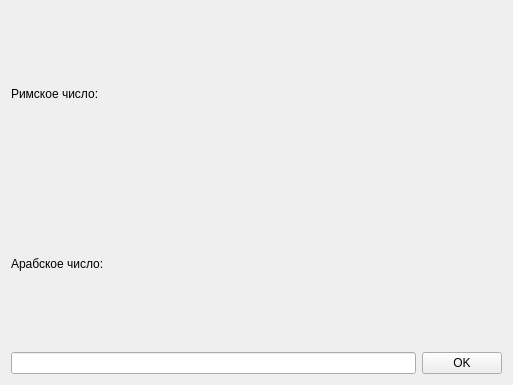
<?xml version="1.0" encoding="UTF-8"?>
<ui version="4.0">
 <class>Widget</class>
 <widget class="QWidget" name="Widget">
  <property name="geometry">
   <rect>
    <x>0</x>
    <y>0</y>
    <width>513</width>
    <height>385</height>
   </rect>
  </property>
  <property name="windowTitle">
   <string>Widget</string>
  </property>
  <property name="styleSheet">
   <string notr="true"/>
  </property>
  <layout class="QVBoxLayout" name="verticalLayout">
   <item>
    <layout class="QGridLayout" name="gridLayout">
     <item row="1" column="0">
      <widget class="QLabel" name="arabiclLabel">
       <property name="text">
        <string>Арабское число:</string>
       </property>
      </widget>
     </item>
     <item row="2" column="1">
      <widget class="QPushButton" name="pushButton">
       <property name="styleSheet">
        <string notr="true"/>
       </property>
       <property name="text">
        <string>OK</string>
       </property>
      </widget>
     </item>
     <item row="2" column="0">
      <widget class="QLineEdit" name="inputLineEdit"/>
     </item>
     <item row="1" column="1">
      <widget class="QLabel" name="resultArabic">
       <property name="text">
        <string/>
       </property>
      </widget>
     </item>
     <item row="0" column="0">
      <widget class="QLabel" name="romanLabel">
       <property name="text">
        <string>Римское число:</string>
       </property>
      </widget>
     </item>
     <item row="0" column="1">
      <widget class="QLabel" name="resultRoman">
       <property name="text">
        <string/>
       </property>
      </widget>
     </item>
    </layout>
   </item>
  </layout>
 </widget>
 <resources/>
 <connections/>
</ui>
